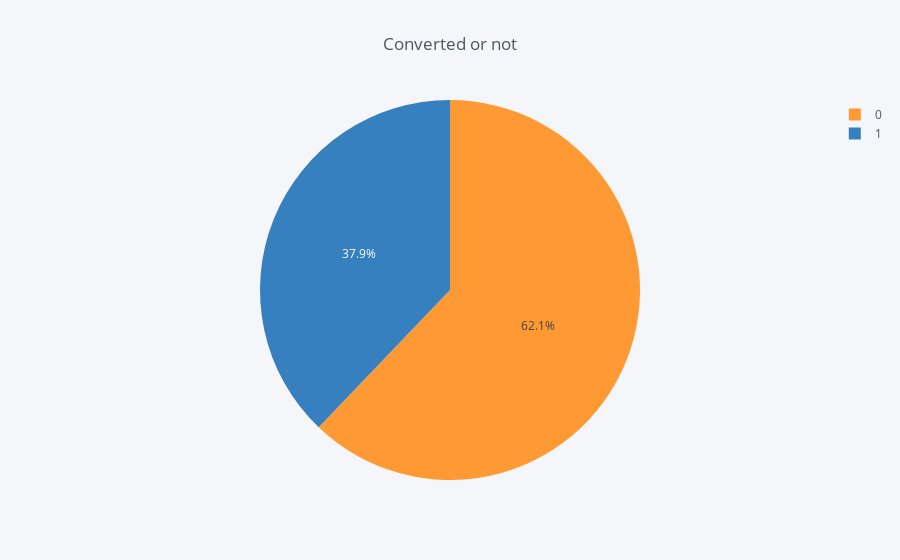

The code cell stored with this chart in its notebook:
### Markdown cell above
Data is balanced or imbalanced

### Code cell
from plotly.offline import init_notebook_mode,iplot
init_notebook_mode(connected=True)
import plotly.graph_objs as go
import plotly.offline as offline
import cufflinks as cf
cf.go_offline()
cf.set_config_file(offline=False, world_readable=True)
#Data is balanced or imbalanced

temp = df["Converted"].value_counts()
df1 = pd.DataFrame({'labels': temp.index,
                   'values': temp.values
                  })
df1.iplot(kind='pie',labels='labels',values='values', title='Converted or not')

### Figure 1 — Plotly figure (JSON) as saved in the notebook; plotly's stock layout.template omitted (floating-point values rounded to 4 significant figures)
{"data": [{"labels": [0, 1], "marker": {"colors": ["rgba(255, 153, 51, 1.0)", "rgba(55, 128, 191, 1.0)"]}, "name": "", "type": "pie", "values": [5639, 3435]}], "layout": {"legend": {"bgcolor": "#F5F6F9", "font": {"color": "#4D5663"}}, "paper_bgcolor": "#F5F6F9", "plot_bgcolor": "#F5F6F9", "title": "Converted or not", "titlefont": {"color": "#4D5663"}}}
